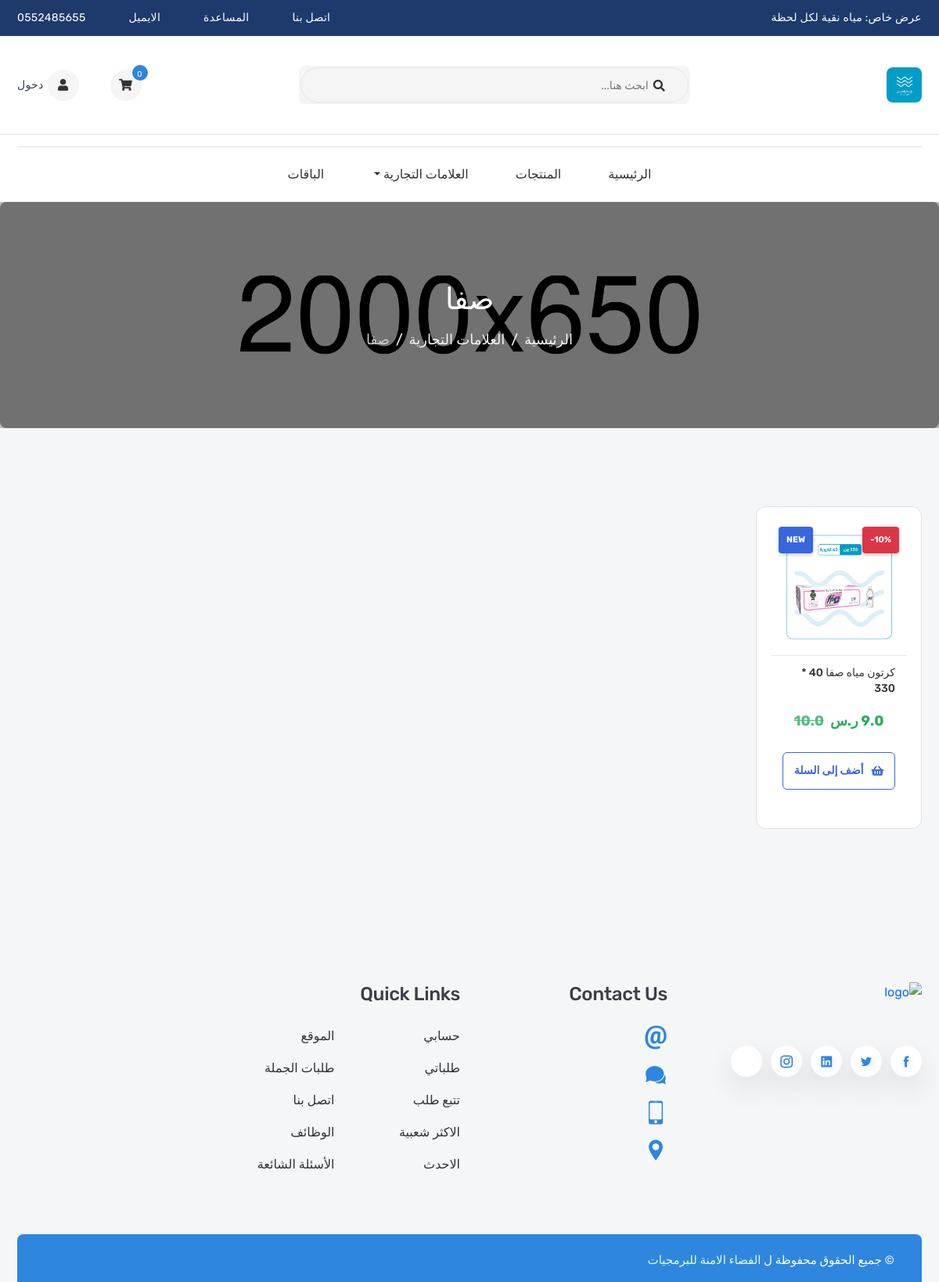
The app's page /products/brands/صفا with its own data.
### products/models.py (models this page shows, shortened)
class Brand(models.Model):
    name = models.CharField(_("Name"), max_length=50)
    image = models.ImageField(_("Images"), upload_to='brand')
    slug = models.SlugField(_("Slug"), null=True, blank=True, allow_unicode=True)

class Product(models.Model):
    name = models.CharField(_("Name"), max_length=120)
    flag = models.CharField(_("Flag"),max_length=10, choices=FLAG_TYPES)
    image = models.ImageField(_("Image"), upload_to='products', default='products/default.jpg')
    old_price  = models.FloatField(_("السعر الأصلي") , default=0)
    new_price = models.FloatField(_("السعر المخفض (اختياري)"), default=0, blank=True)
    linkVideo = models.CharField(_("Link Video"), max_length=100, null=True, blank=True)
    sku = models.CharField(_("Sku"), max_length=50, null=True, blank=True)
    subtitle = models.CharField(_("Subtitle"), max_length=300, null=True, blank=True)
    descriptions = models.TextField(_("Descriptions"), max_length=40000, null=True, blank=True)
    quantity = models.IntegerField(_("Quantity"))
    brand = models.ForeignKey("Brand", verbose_name=('Brand'), related_name='product_brand', on_delete=models.SET_NULL, null=True, blank=True)
    category = models.ManyToManyField("Category", verbose_name=_('Category'), related_name='product_category', blank=True)
    slug = models.SlugField(_("Slug"), null=True, blank=True, allow_unicode=True)
    active = models.BooleanField(_("Active"), default=True)
    create_at = models.DateTimeField(_("Create at"), default=timezone.now, null=True, blank=True)
    product_type = models.CharField(_("Product Type"), max_length=10, choices=PRODUCT_TYPES, default='single')
    sales_count = models.IntegerField(_("Sales Count"), default=0)
    tags = TaggableManager()
    @property
    def discount_percentage(self):
        if self.old_price > 0 and self.new_price > 0 and self.old_price > self.new_price:
            discount = ((self.old_price - self.new_price) / self.old_price) * 100
            return int(discount)
        return 0

### products/views.py (the view)
# urls.py: path('brands/<str:slug>', BrandDetail.as_view(), name='brand_detail'),
class BrandDetail(ListView):
    model = Product     #context : object_list, model_list
    template_name = 'products/brand_detail.html'
    def get_queryset(self):
        brand = Brand.objects.get(slug=self.kwargs['slug'])
        return super().get_queryset().filter(brand=brand)
    def get_context_data(self, **kwargs):
        context = super().get_context_data(**kwargs)
        context["brand"] = Brand.objects.get(slug=self.kwargs['slug'])
        return context

### cart/cart.py (called while the page is built)
    def __len__(self):
        return sum(item['quantity'] for item in self.cart.values())

    def get_total_price(self):
        return sum(Decimal(item['price']) * item['quantity'] for item in self.cart.values())

### cart/context_processors.py (called while the page is built)
def cart(request):
    return {'cart': Cart(request)}

### products/context_processors.py (called while the page is built)
def brands(request):
    brands = Brand.objects.all()
    return {'brands': brands}

### templates/products/brand_detail.html (shortened to what this page needs)
{% extends 'base.html' %}
{% load static %}
{% block content %}
<section class="inner-section single-banner"
    style="background: url({% static 'ar/images/single-banner.jpg' %}) no-repeat center">
    <div class="container">
        <h2>{{ brand.name }}</h2>
        <ol class="breadcrumb">
            <li class="breadcrumb-item"><a href="{% url 'home' %}">الرئيسية</a></li>
            <li class="breadcrumb-item"><a href="{% url 'brand_list' %}">العلامات التجارية</a></li>
            <li class="breadcrumb-item active" aria-current="page">{{ brand.name }}</li>
        </ol>
    </div>
</section>
<section class="inner-section shop-part">
    <div class="container">
        <div class="row content-reverse">
            <div class="col-lg-12">
                <div class="row row-cols-2 row-cols-md-3 row-cols-lg-4 row-cols-xl-5">
                    {% for product in object_list %}
                    <div class="col">
                        {% include 'includes/product_card.html' with product=product %}
                    </div>
                    {% endfor %}
                </div>
            </div>
        </div>
    </div>
</section>
{% endblock %}

### templates/includes/product_card.html (shortened to what this page needs)
{% load static %}
<div class="product-card">
    <div class="product-media">
        <div class="product-badges">
            {% if product.flag %}
            <span class="badge-item badge-flag">{{ product.flag }}</span>
            {% else %}
            <span></span>
            {% endif %}
            {% if product.discount_percentage > 0 %}
            <span class="badge-item badge-discount">-{{ product.discount_percentage }}%</span>
            {% endif %}
        </div>
        <a class="product-image" href="{% url 'product_detail' product.slug %}">
            <img src="{{ product.image.url }}" alt="product" />
        </a>
    </div>
    <div class="product-content">
        <h6 class="product-name">
            <a href="{% url 'product_detail' product.slug %}">{{ product.name }}</a>
        </h6>
        <div class="product-price">
            {% if product.new_price > 0 %}
                <span class="new-price">{{ product.new_price }} <span class="currency">ر.س</span></span>
                {% if product.old_price > product.new_price %}
                    <span class="old-price">{{ product.old_price }}</span>
                {% endif %}
            {% else %}
                <span class="new-price">{{ product.old_price }} <span class="currency">ر.س</span></span>
            {% endif %}
        </div>
        <button class="product-add" title="أضف إلى السلة" data-id="{{ product.id }}">
            <i class="fas fa-shopping-basket"></i>
            <span>أضف إلى السلة</span>
        </button>
    </div>
</div>

### static/ar/css/header_redesign.css (style rules this page uses)
:root { --header-blue: #1e3a6c; --primary: #2e86de; --white: #ffffff; --text-dark: #333333; --text-light: #777777; --border-color: #e5e5e5; }
.product-card { background: #fff; border: 1px solid #e0e0e0; border-radius: 8px; overflow: hidden; transition: box-shadow 0.3s ease, transform 0.3s ease; position: relative; height: 100%; display: flex; flex-direction: column; padding-bottom: 12px; }
.product-media { position: relative; background: #fff; padding: 0; width: 100%; aspect-ratio: 1 / 1; display: flex; align-items: center; justify-content: center; }
.product-image { width: 100%; height: 100%; display: flex; align-items: center; justify-content: center; text-decoration: none; padding: 10px; }
.product-content { padding: 10px 15px; flex-grow: 1; display: flex; flex-direction: column; text-align: right; gap: 5px; }
.product-name { margin-bottom: 5px; font-size: 14px; font-weight: 400; color: #404553; line-height: 1.4; height: 40px; overflow: hidden; display: -webkit-box; -webkit-line-clamp: 2; -webkit-box-orient: vertical; }
.product-price { margin-top: 5px; margin-bottom: 10px; display: flex; align-items: baseline; gap: 8px; flex-wrap: wrap; }
.product-price span { color: #27ae60; font-size: 18px; font-weight: 700; }
.product-add { margin-top: auto; width: 100%; background-color: #fff; border: 1px solid #3866df; color: #3866df; font-weight: 700; font-size: 13px; padding: 8px 0; border-radius: 4px; cursor: pointer; transition: all 0.2s; display: flex; align-items: center; justify-content: center; gap: 6px; }

### templates/includes/product_card.html (style rules this page uses)
.product-card { background: #fff; border: 1px solid #e0e0e0; border-radius: 12px; overflow: hidden; transition: all 0.3s ease; position: relative; height: 100%; display: flex; flex-direction: column; }
.product-media { position: relative; background: #fff; width: 100%; padding-top: 100%; overflow: hidden; }
.product-image { position: absolute; top: 0; left: 0; width: 100%; height: 100%; display: flex; align-items: center; justify-content: center; padding: 10px; }
.product-image img { max-width: 100%; max-height: 100%; object-fit: contain; transition: transform 0.4s ease; }
.product-badges { position: absolute; top: 10px; left: 10px; right: 10px; display: flex; justify-content: space-between; z-index: 1; pointer-events: none; direction: ltr; }
.badge-item { padding: 4px 10px; border-radius: 4px; color: #fff; font-weight: 700; font-size: 11px; text-transform: uppercase; box-shadow: 0 2px 5px rgba(0,0,0,0.2); }
.badge-flag { background: #3866df; }
.badge-discount { background: #dc3545; }
.product-content { padding: 12px 15px; flex-grow: 1; display: flex; flex-direction: column; text-align: right; }
.product-name a { color: #333; font-size: 14px; font-weight: 500; line-height: 1.4; display: block; height: 40px; overflow: hidden; text-decoration: none; }
.product-price { margin-top: 8px; display: flex; align-items: baseline; gap: 8px; }
.new-price { color: #28a745; font-size: 18px; font-weight: bold; }
.old-price { color: #dc3545; font-size: 13px; text-decoration: line-through; opacity: 0.8; }
.currency { font-size: 12px; color: #28a745; font-weight: normal; }
.product-add { margin-top: 12px; width: 100%; padding: 10px; border: 1px solid #3866df; background: #fff; color: #3866df; border-radius: 6px; font-weight: bold; font-size: 14px; cursor: pointer; transition: all 0.2s; display: flex; align-items: center; justify-content: center; gap: 5px; }

### records on screen
Brand: name "صفا"
Product: image (picture), name "كرتون مياه صفا 40 * 330", new_price "9.0", old_price "10.0"

### other values on screen
{{ cart|length }} "0"
